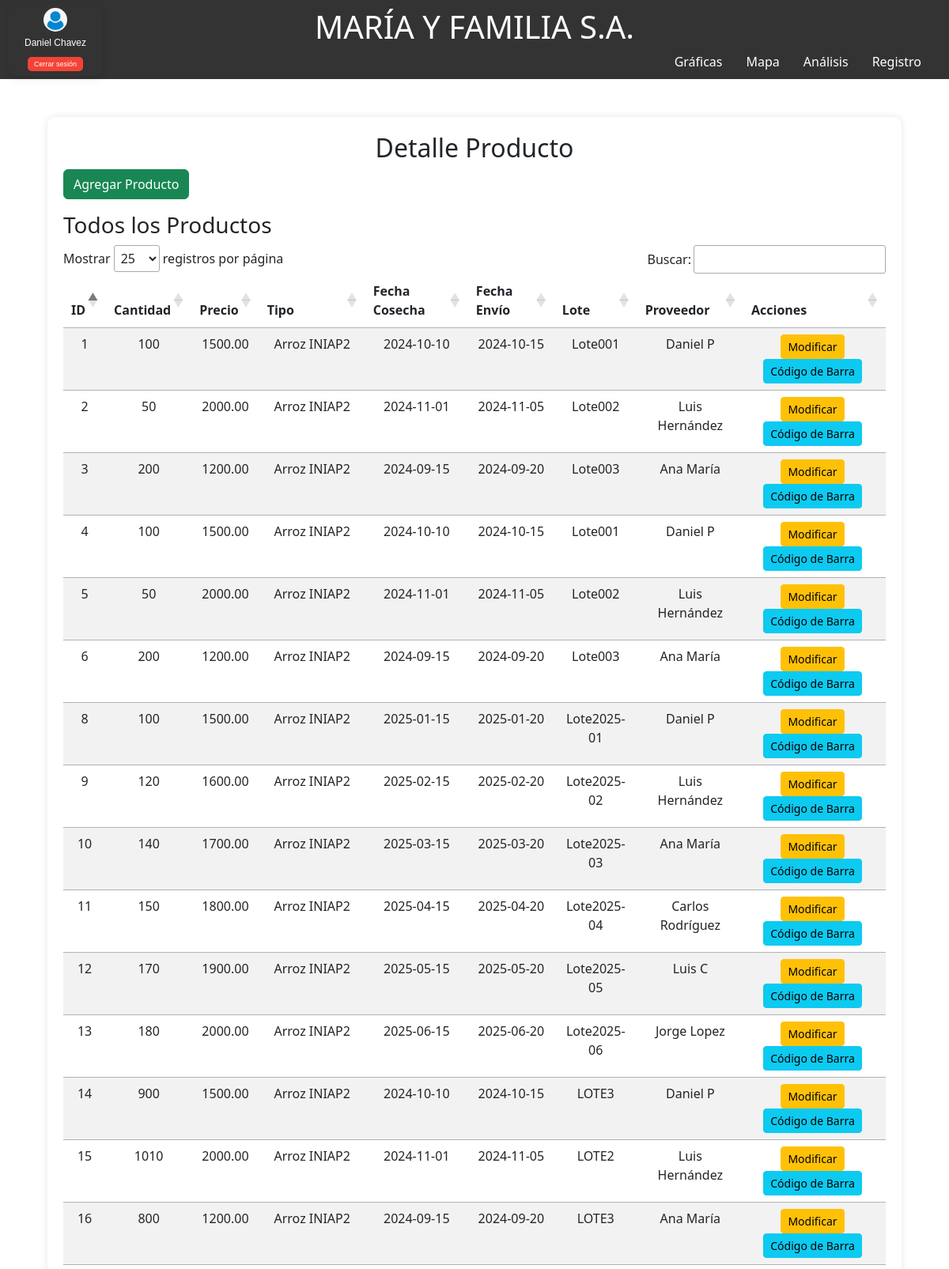
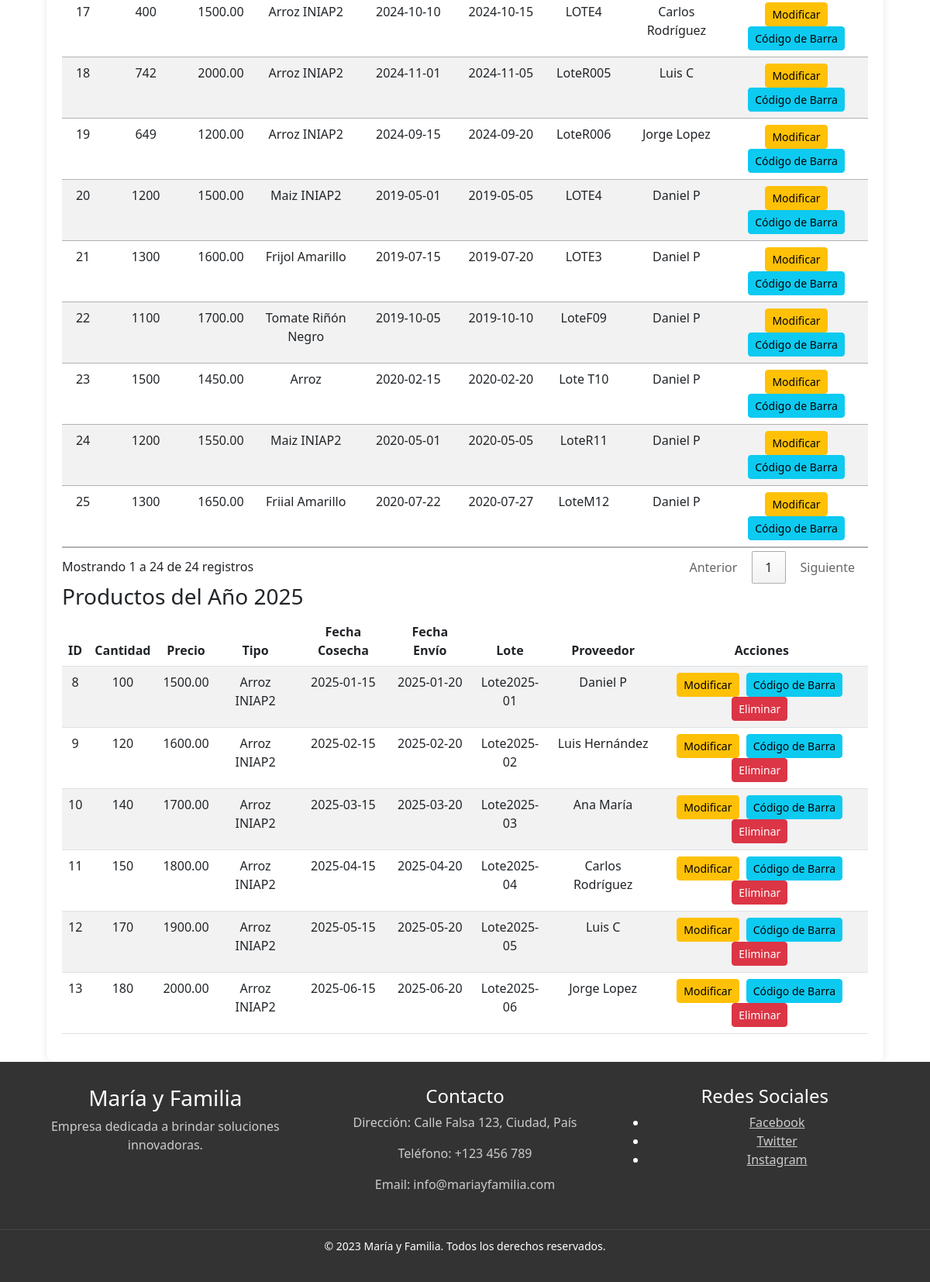
Page /crud.php (signed in) on the committed database (2 pictures, top to bottom).
### tables this page shows
CREATE TABLE IF NOT EXISTS `detalle_producto` (
  `id` INT NOT NULL AUTO_INCREMENT,
  `cantidad` INT,
  `precio` DECIMAL(10,2),
  `tipo` VARCHAR(50),
  `hectares_cosechada` DECIMAL(10,2),
  `fecha_cosecha` DATE,
  `fecha_envio` DATE,
  `lote` VARCHAR(50),
  `geolocalizacion_id` INT,
  `proveedor_id` INT,
  PRIMARY KEY (`id`),
  KEY `fk_dp_geolocalizacion` (`geolocalizacion_id`),
  KEY `fk_dp_proveedor` (`proveedor_id`),
  CONSTRAINT `fk_dp_geolocalizacion` FOREIGN KEY (`geolocalizacion_id`) REFERENCES `geolocalizacion`(`id`) ON DELETE SET NULL,
  CONSTRAINT `fk_dp_proveedor` FOREIGN KEY (`proveedor_id`) REFERENCES `proveedores`(`id`) ON DELETE SET NULL
);

CREATE TABLE IF NOT EXISTS `proveedores` (
  `id` int NOT NULL AUTO_INCREMENT,
  `nombre` varchar(100) NOT NULL,
  `correo` varchar(100) NOT NULL,
  `cantidad_adquirida_anual` int NOT NULL,
  `telefono` varchar(20) NOT NULL,
  PRIMARY KEY (`id`)
);

### crud.php (the view, shortened to what this page needs)
<?php
require_once __DIR__ . '/conexion.php';
try {
    $sql_all = "SELECT pr.id, pr.cantidad, pr.precio, pr.tipo, pr.fecha_cosecha, pr.fecha_envio, pr.lote, p.nombre AS proveedor
                FROM detalle_producto pr
                LEFT JOIN proveedores p ON pr.proveedor_id = p.id";
    $sql_2025 = "SELECT pr.id, pr.cantidad, pr.precio, pr.tipo, pr.fecha_cosecha, pr.fecha_envio, pr.lote, p.nombre AS proveedor
                FROM detalle_producto pr
                LEFT JOIN proveedores p ON pr.proveedor_id = p.id
                WHERE YEAR(pr.fecha_cosecha) = 2025";
    $result_all = $conn->query($sql_all);
    $result_2025 = $conn->query($sql_2025);
} catch (Exception $e) {
    $error_message = "Error: " . $e->getMessage();
    error_log("Error en crud.php: " . $e->getMessage());
}
$welcome_message = isset($_SESSION['nombre']) ? htmlspecialchars($_SESSION['nombre']) : "Usuario";
?>
<!DOCTYPE html>
<html lang="es">
<head>
    <link rel="stylesheet" href="css/crud.css" />
    <link rel="stylesheet" href="css/sesion.css" />
    <link href="https://cdn.jsdelivr.net/npm/bootstrap@5.3.0/dist/css/bootstrap.min.css" rel="stylesheet">
    <link rel="stylesheet" href="https://cdn.datatables.net/1.11.5/css/jquery.dataTables.min.css">
</head>
<div class="session-card-wrapper">
    <div class="session-card">
        <div class="session-card-logo">
            <img src="img/sesion.png" alt="Logo de sesión" width="30" height="30">
        </div>
        <div class="session-card-info">
            <p class="welcome-message"><?php echo $welcome_message; ?></p>
            <a href="cerrar_sesion.php" class="logout-button">Cerrar sesión</a>
        </div>
    </div>
</div>
<body>
    <div class="contenedor-principal mt-5">
        <h2>Detalle Producto</h2>
        <button class="btn btn-success mb-3" data-bs-toggle="modal" data-bs-target="#addModal">Agregar Producto</button>
        <div class="table-responsive">
            <h3>Todos los Productos</h3>
            <table id="tablaProductos" class="table table-striped">
                <thead>
                    <tr>
                        <th>ID</th>
                        <th>Cantidad</th>
                        <th>Precio</th>
                        <th>Tipo</th>
                        <th>Fecha Cosecha</th>
                        <th>Fecha Envío</th>
                        <th>Lote</th>
                        <th>Proveedor</th>
                        <th>Acciones</th>
                    </tr>
                </thead>
                <tbody>
                    <?php while ($row = $result_all->fetch_assoc()): ?>
                        <tr data-id="<?= $row['id'] ?>">
                            <td><?= $row['id'] ?></td>
                            <td><?= $row['cantidad'] ?></td>
                            <td><?= $row['precio'] ?></td>
                            <td><?= $row['tipo'] ?></td>
                            <td><?= $row['fecha_cosecha'] ?></td>
                            <td><?= $row['fecha_envio'] ?></td>
                            <td><?= $row['lote'] ?></td>
                            <td><?= $row['proveedor'] ?></td>
                            <td>
                                <button class="btn btn-warning btn-sm" onclick="cargarEdicion(<?= $row['id'] ?>)">Modificar</button>
                                <button class="btn btn-info btn-sm" onclick="generarCodigoBarras(<?= $row['id'] ?>)">Código de Barra</button>
                            </td>
                        </tr>
                    <?php endwhile; ?>
                </tbody>
            </table>
        </div>
        <div class="table-responsive">
            <h3>Productos del Año 2025</h3>
            <table id="tablaProductos2025" class="table table-striped">
                <thead>
                    <tr>
                        <th>ID</th>
                        <th>Cantidad</th>
                        <th>Precio</th>
                        <th>Tipo</th>
                        <th>Fecha Cosecha</th>
                        <th>Fecha Envío</th>
                        <th>Lote</th>
                        <th>Proveedor</th>
                        <th>Acciones</th>
                    </tr>
                </thead>
                <tbody>
                    <?php while ($row = $result_2025->fetch_assoc()): ?>
                        <tr data-id="<?= $row['id'] ?>">
                            <td><?= $row['id'] ?></td>
                            <td><?= $row['cantidad'] ?></td>
                            <td><?= $row['precio'] ?></td>
                            <td><?= $row['tipo'] ?></td>
                            <td><?= $row['fecha_cosecha'] ?></td>
                            <td><?= $row['fecha_envio'] ?></td>
                            <td><?= $row['lote'] ?></td>
                            <td><?= $row['proveedor'] ?></td>
                            <td>
                                <button class="btn btn-warning btn-sm" onclick="cargarEdicion(<?= $row['id'] ?>)">Modificar</button>
                                <button class="btn btn-info btn-sm" onclick="generarCodigoBarras(<?= $row['id'] ?>)">Código de Barra</button>
                                <button class="btn btn-danger btn-sm" onclick="eliminarProducto(<?= $row['id'] ?>)">Eliminar</button>
                            </td>
                        </tr>
                    <?php endwhile; ?>
                </tbody>
            </table>
        </div>
    </div>
</body>
</html>

### css/crud.css (style rules this page uses)
body { font-family: Arial, sans-serif; background-color: #f8f9fa; margin: 0; padding: 0; }
.contenedor-principal { max-width: 90%; margin: auto; background: white; padding: 20px; border-radius: 10px; box-shadow: 0 0 10px rgba(0, 0, 0, 0.1); }
h2 { text-align: center; margin-bottom: 20px; }
.table-responsive { overflow-x: auto; }
.table { width: 100%; border-collapse: collapse; }
.table th, .table td { text-align: center; padding: 10px; }
.btn { margin-right: 5px; }

### css/sesion.css (style rules this page uses)
.session-card-wrapper { position: fixed; top: 5px; left: 10px; z-index: 100; display: flex; justify-content: center; align-items: center; }
.session-card { display: flex; flex-direction: column; align-items: center; background-color: #333; border-radius: 10px; padding: 5px 10px; box-shadow: 0 4px 8px rgba(0, 0, 0, 0.1); width: 120px; text-align: center; font-family: Arial, sans-serif; }
.session-card-logo img { border-radius: 50%; margin-bottom: 5px; }
.session-card-info .welcome-message { font-size: 12px; color: #fff; margin-bottom: 4px; }
.logout-button { background-color: #f44336; color: white; padding: 4px 8px; border-radius: 5px; text-decoration: none; font-size: 9px; transition: background-color 0.3s ease; }

### rows in the picture
detalle_producto: id "1", cantidad "100", precio "1500.00", tipo "Arroz INIAP2", fecha_cosecha "2024-10-10", fecha_envio "2024-10-15", lote "Lote001", proveedor.nombre "Daniel P"
detalle_producto: id "2", cantidad "50", precio "2000.00", tipo "Arroz INIAP2", fecha_cosecha "2024-11-01", fecha_envio "2024-11-05", lote "Lote002", proveedor.nombre "Luis Hernández"
detalle_producto: id "3", cantidad "200", precio "1200.00", tipo "Arroz INIAP2", fecha_cosecha "2024-09-15", fecha_envio "2024-09-20", lote "Lote003", proveedor.nombre "Ana María"
detalle_producto: id "4", cantidad "100", precio "1500.00", tipo "Arroz INIAP2", fecha_cosecha "2024-10-10", fecha_envio "2024-10-15", lote "Lote001", proveedor.nombre "Daniel P"
detalle_producto: id "5", cantidad "50", precio "2000.00", tipo "Arroz INIAP2", fecha_cosecha "2024-11-01", fecha_envio "2024-11-05", lote "Lote002", proveedor.nombre "Luis Hernández"
detalle_producto: id "6", cantidad "200", precio "1200.00", tipo "Arroz INIAP2", fecha_cosecha "2024-09-15", fecha_envio "2024-09-20", lote "Lote003", proveedor.nombre "Ana María"
detalle_producto: id "8", cantidad "100", precio "1500.00", tipo "Arroz INIAP2", fecha_cosecha "2025-01-15", fecha_envio "2025-01-20", lote "Lote2025-01", proveedor.nombre "Daniel P"
detalle_producto: id "9", cantidad "120", precio "1600.00", tipo "Arroz INIAP2", fecha_cosecha "2025-02-15", fecha_envio "2025-02-20", lote "Lote2025-02", proveedor.nombre "Luis Hernández"
detalle_producto: id "10", cantidad "140", precio "1700.00", tipo "Arroz INIAP2", fecha_cosecha "2025-03-15", fecha_envio "2025-03-20", lote "Lote2025-03", proveedor.nombre "Ana María"
detalle_producto: id "11", cantidad "150", precio "1800.00", tipo "Arroz INIAP2", fecha_cosecha "2025-04-15", fecha_envio "2025-04-20", lote "Lote2025-04", proveedor.nombre "Carlos Rodríguez"
detalle_producto: id "12", cantidad "170", precio "1900.00", tipo "Arroz INIAP2", fecha_cosecha "2025-05-15", fecha_envio "2025-05-20", lote "Lote2025-05", proveedor.nombre "Luis C"
detalle_producto: id "13", cantidad "180", precio "2000.00", tipo "Arroz INIAP2", fecha_cosecha "2025-06-15", fecha_envio "2025-06-20", lote "Lote2025-06", proveedor.nombre "Jorge Lopez"
detalle_producto: id "14", cantidad "900", precio "1500.00", tipo "Arroz INIAP2", fecha_cosecha "2024-10-10", fecha_envio "2024-10-15", lote "LOTE3", proveedor.nombre "Daniel P"
detalle_producto: id "15", cantidad "1010", precio "2000.00", tipo "Arroz INIAP2", fecha_cosecha "2024-11-01", fecha_envio "2024-11-05", lote "LOTE2", proveedor.nombre "Luis Hernández"
detalle_producto: id "16", cantidad "800", precio "1200.00", tipo "Arroz INIAP2", fecha_cosecha "2024-09-15", fecha_envio "2024-09-20", lote "LOTE3", proveedor.nombre "Ana María"
detalle_producto: id "17", cantidad "400", precio "1500.00", tipo "Arroz INIAP2", fecha_cosecha "2024-10-10", fecha_envio "2024-10-15", lote "LOTE4", proveedor.nombre "Carlos Rodríguez"
detalle_producto: id "18", cantidad "742", precio "2000.00", tipo "Arroz INIAP2", fecha_cosecha "2024-11-01", fecha_envio "2024-11-05", lote "LoteR005", proveedor.nombre "Luis C"
detalle_producto: id "19", cantidad "649", precio "1200.00", tipo "Arroz INIAP2", fecha_cosecha "2024-09-15", fecha_envio "2024-09-20", lote "LoteR006", proveedor.nombre "Jorge Lopez"
detalle_producto: id "20", cantidad "1200", precio "1500.00", tipo "Maiz INIAP2", fecha_cosecha "2019-05-01", fecha_envio "2019-05-05", lote "LOTE4", proveedor.nombre "Daniel P"
detalle_producto: id "21", cantidad "1300", precio "1600.00", tipo "Frijol Amarillo", fecha_cosecha "2019-07-15", fecha_envio "2019-07-20", lote "LOTE3", proveedor.nombre "Daniel P"
detalle_producto: id "22", cantidad "1100", precio "1700.00", tipo "Tomate Riñón Negro", fecha_cosecha "2019-10-05", fecha_envio "2019-10-10", lote "LoteF09", proveedor.nombre "Daniel P"
detalle_producto: id "23", cantidad "1500", precio "1450.00", tipo "Arroz", fecha_cosecha "2020-02-15", fecha_envio "2020-02-20", lote "Lote T10", proveedor.nombre "Daniel P"
detalle_producto: id "24", cantidad "1200", precio "1550.00", tipo "Maiz INIAP2", fecha_cosecha "2020-05-01", fecha_envio "2020-05-05", lote "LoteR11", proveedor.nombre "Daniel P"
detalle_producto: id "25", cantidad "1300", precio "1650.00", tipo "Friial Amarillo", fecha_cosecha "2020-07-22", fecha_envio "2020-07-27", lote "LoteM12", proveedor.nombre "Daniel P"

### other values in the picture
$welcome_message "Daniel Chavez"
